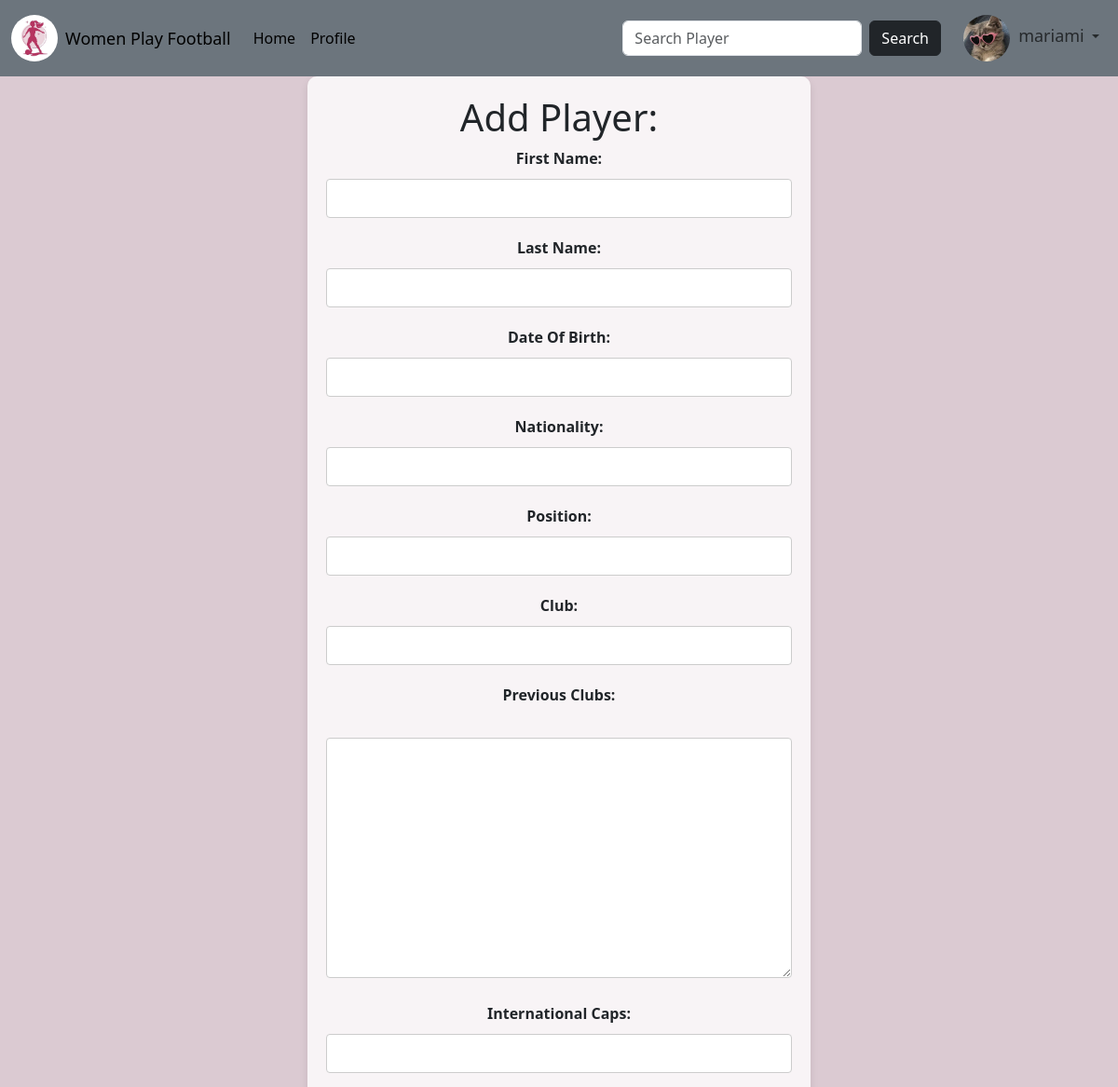
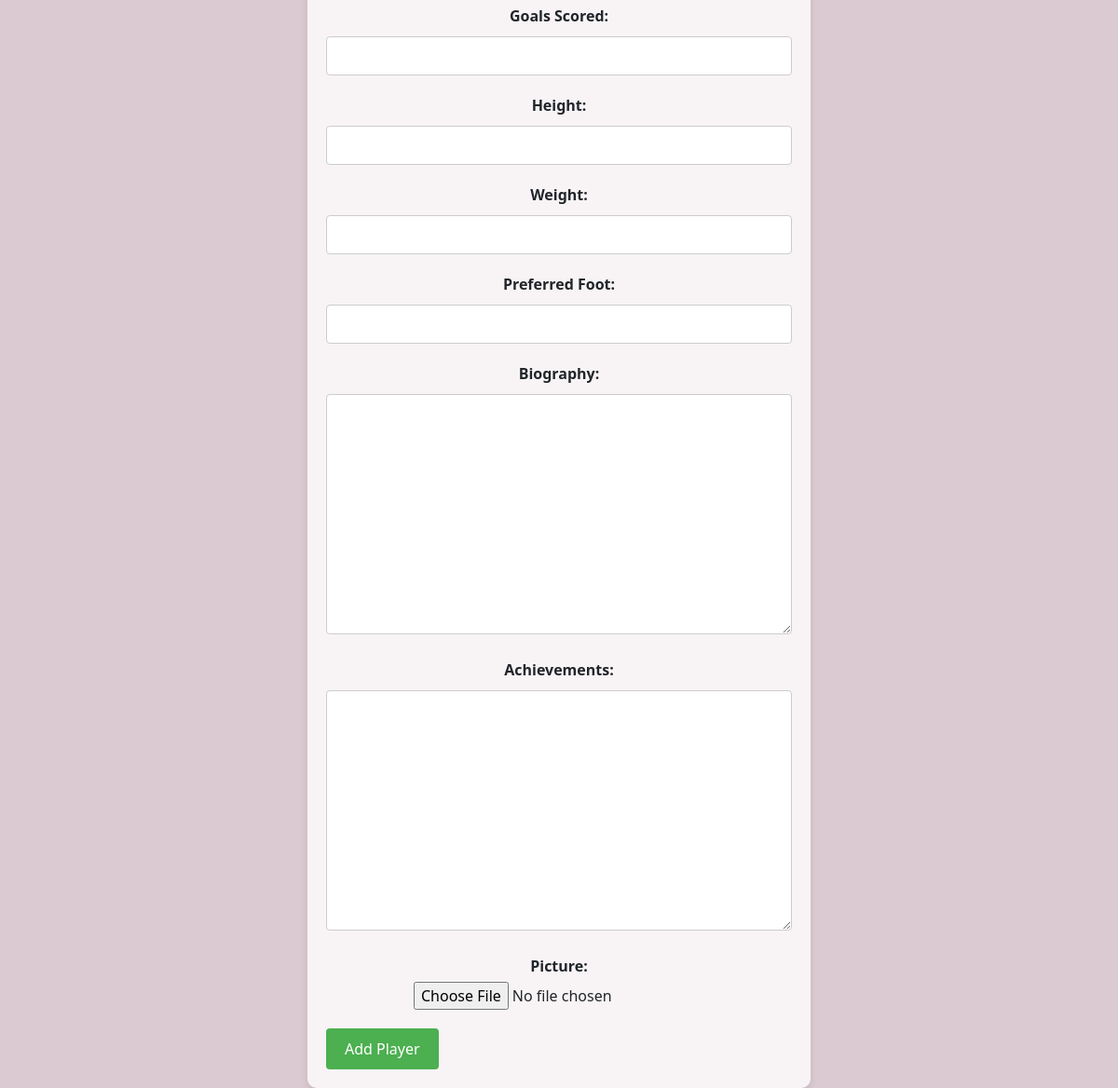
The app's page /add/ (signed in) with its own data (2 pictures, top to bottom).
### base/models.py (models this page shows)
class User(AbstractUser):
        players = models.ManyToManyField(Player, blank=True, related_name="users")
        bio = models.TextField(null=True)
        avatar = models.ImageField(null=True, default='default.jpg')

### base/views.py (the view, shortened to what this page needs)
# urls.py: path('add/', views.add_player, name='add'),
def add_player(request):
    nations= Nation.objects.all()
    clubs=Club.objects.all()
    form=PlayerForm()
    context= {'form':form,'nations':nations, 'clubs':clubs}
    return render(request, 'base/add_player.html',context)

### base/forms.py
class PlayerForm(ModelForm):
    class Meta:
        model = Player
        fields = '__all__'

### base/templates/base/add_player.html (shortened to what this page needs)
{% extends 'main.html' %}
{% block content %}
<div class="container">
    <h1>Add Player:</h1>
    <form action="" method="POST" enctype="multipart/form-data">
        <div>
            <label for="first_name">First Name:</label>
            {{ form.first_name }}
        </div>
        <div>
            <label for="last_name">Last Name:</label>
            {{ form.last_name }}
        </div>
        <div>
            <label for="date_of_birth">Date Of Birth:</label>
            {{ form.date_of_birth }}
        </div>
        <div>
            <label for="player_nation">Nationality:</label>
            <input required type="text" name="nation" list="nation-list">
        </div>
        <div>
            <label for="position">Position:</label>
            {{ form.position }}
        </div>
        <div>
            <label for="player_club">Club:</label>
            <input required type="text" name="club" list="club-list">
        </div>
        <div>
            <label for="previous_clubs">Previous Clubs:</label>
            <br>
            {{ form.previous_clubs }}
        </div>
        <div>
            <label for="international_caps">International Caps:</label>
            {{ form.international_caps }}
        </div>
        <div>
            <label for="goals_scored">Goals Scored:</label>
            {{ form.goals_scored }}
        </div>
        <div>
            <label for="height">Height:</label>
            {{ form.height }}
        </div>
        <div>
            <label for="weight">Weight:</label>
            {{ form.weight }}
        </div>
        <div>
            <label for="preferred_foot">Preferred Foot:</label>
            {{ form.preferred_foot }}
        </div>
        <div>
            <label for="biography">Biography:</label>
            {{ form.biography }}
        </div>
        <div>
            <label for="achievements">Achievements:</label>
            {{ form.achievements }}
        </div>
        <div>
            <label for="picture">Picture:</label>
            {{ form.picture }}
        </div>
        <input type="submit" value="Add Player">
    </form>
</div>
{% endblock %}

### templates/navbar.html (shortened to what this page needs)
{% load static %}
<nav class="navbar navbar-expand-lg bg-secondary">
  <div class="container-fluid">
    <a class="navbar-brand d-flex align-items-center" href="{% url 'home' %}">
      <img src="{% static 'files/Logo.jpg' %}" alt="Logo" width="50" height="50" class="d-inline-block align-text-top" style="border-radius:50%;" >
      <span class="ms-2" style="font-size: 18px;">Women Play Football</span>
    </a>
    <div class="collapse navbar-collapse" id="navbarSupportedContent">
      <ul class="navbar-nav me-auto mb-2 mb-lg-0">
        <li class="nav-item">
          <a class="nav-link active" aria-current="page" href="{% url 'home' %}">Home</a>
        </li>
        {% if request.user.is_authenticated %}
          <li class="nav-item">
            <a class="nav-link active" aria-current="page" href="{% url 'profile' request.user.id %}">Profile</a>
          </li>
        {% endif %}
      </ul>
      <ul class="navbar-nav ms-auto align-items-center">
        <form class="d-flex me-3" role="search" action="">
          <input name="p" class="form-control me-2" type="search" placeholder="Search Player" aria-label="Search">
          <button class="btn btn-dark" type="submit">Search</button>
        </form>
        {% if request.user.is_authenticated %}
          <li class="nav-item dropdown">
            <a class="nav-link dropdown-toggle" href="#" id="navbarDropdown" role="button" data-bs-toggle="dropdown" aria-expanded="false">
              <img src="{{ request.user.avatar.url }}" width="50px" height="50px" style="border-radius:50%; margin-right: 5px;">
              <span style="font-size: 18px;">{{ request.user.username }}</span>
            </a>
          </li>
        {% else %}
          <li class="nav-item">
            <a class="nav-link active" aria-current="page" href="{% url 'login' %}">Log In</a>
          </li>
        {% endif %}
      </ul>
    </div>
  </div>
</nav>

### static/styles/styles.css (style rules this page uses)
body { background-color: #DBCAD2 ; }

### base/templates/base/add_player.html (style rules this page uses)
body { background-color: #DBCAD2; }
.container { background-color: rgba(255, 255, 255, 0.8); padding: 20px; border-radius: 10px; text-align: center; box-shadow: 0 4px 8px rgba(0, 0, 0, 0.1); width: 45%; margin: auto; / * Center the container horizontally */ }
form { text-align: left; }
form div { margin-bottom: 10px; text-align: center; }
label { display: block; margin-bottom: 5px; font-weight: bold; }
input[type="text"], input[type="date"], input[type="number"], textarea { width: 100%; padding: 8px; margin-top: 5px; margin-bottom: 10px; border: 1px solid #ccc; border-radius: 4px; box-sizing: border-box; }
input[type="submit"] { background-color: #4CAF50; color: white; padding: 10px 20px; border: none; border-radius: 4px; cursor: pointer; margin-top: 10px; }

### records on screen
User: user.avatar (picture), user.username "mariami"
